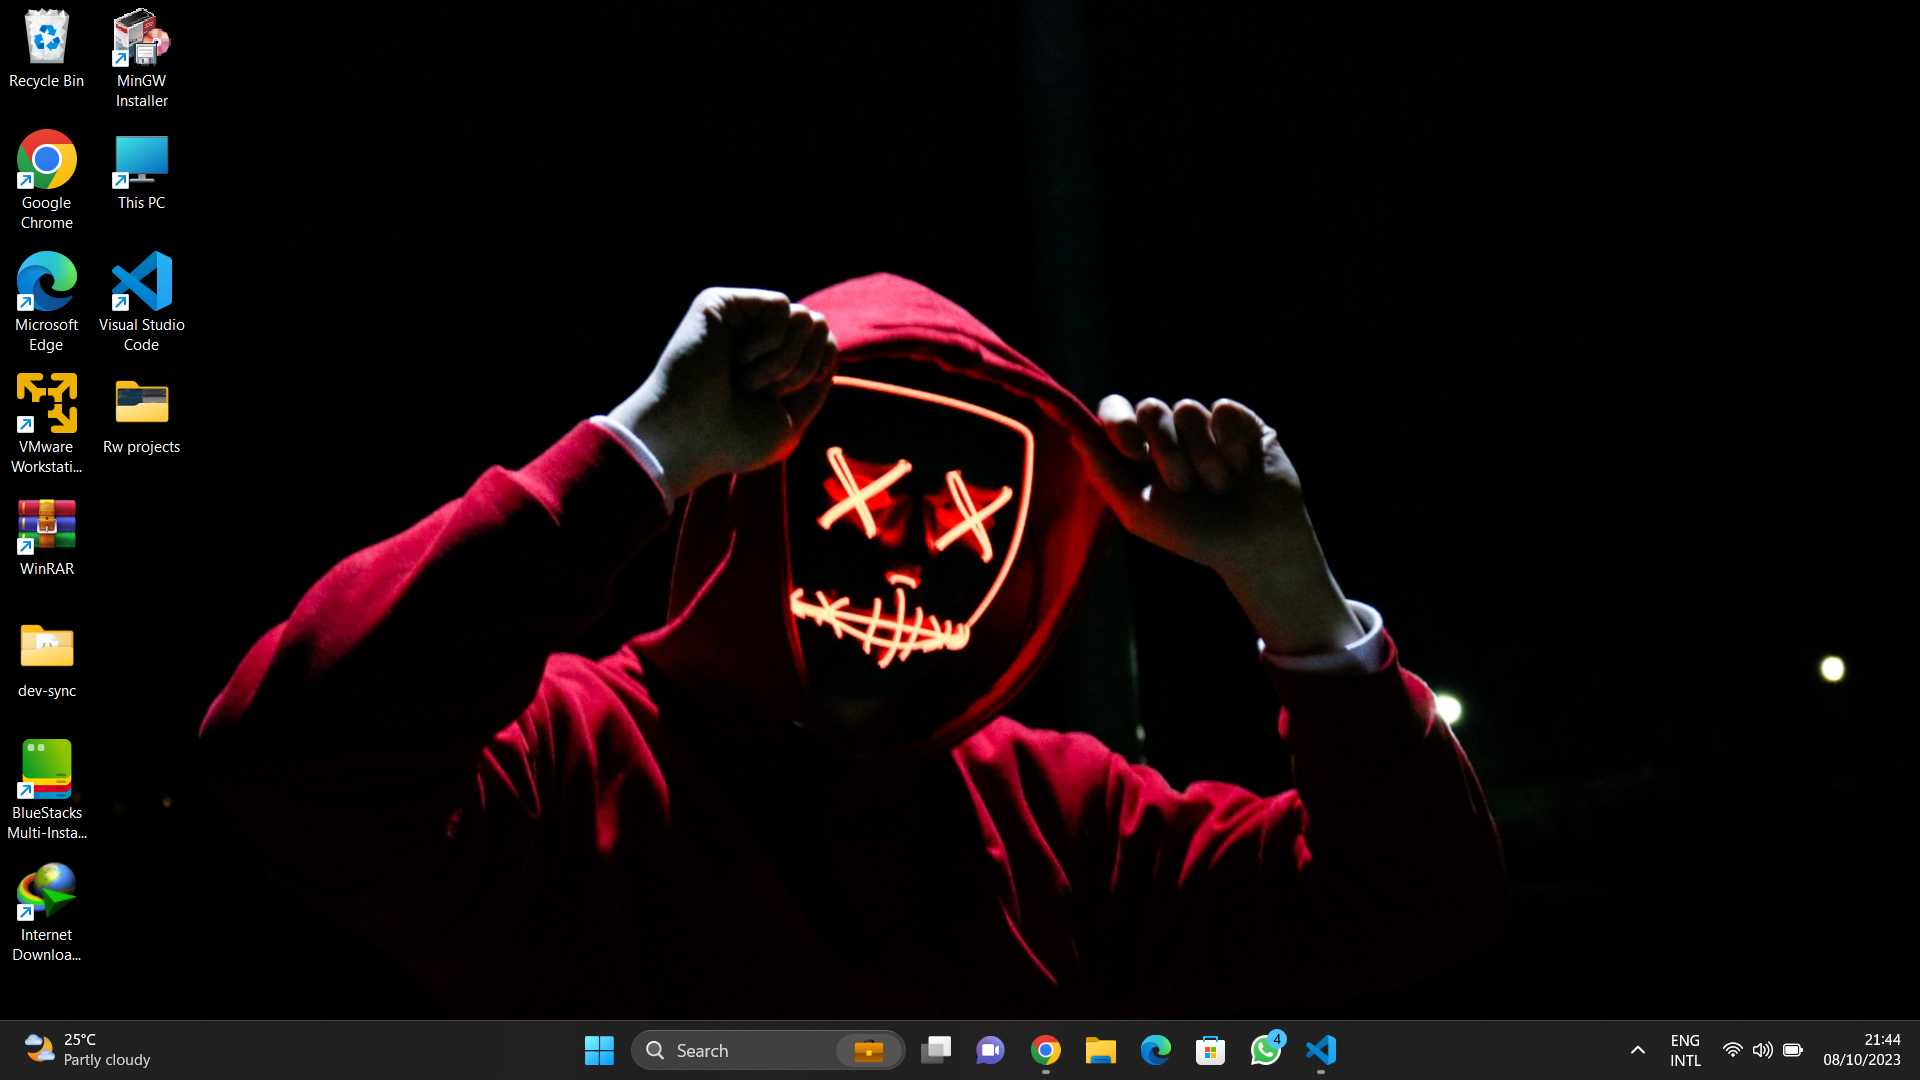

Source code (Python):
import pyautogui
import time
name=input("Enter the name of the screenshot: ")
print("You have 7 seconds to open the window you want to take a screenshot of"	)	
def screenshot(name):
    time.sleep(7)
    pic=pyautogui.screenshot()#pip install pillow
    pic.save(f"C:/Users/freef/OneDrive/Desktop/Rw projects/Screenshot/{name}.png")
    print("Screenshot saved")
    pic.show()
    
screenshot(name)
